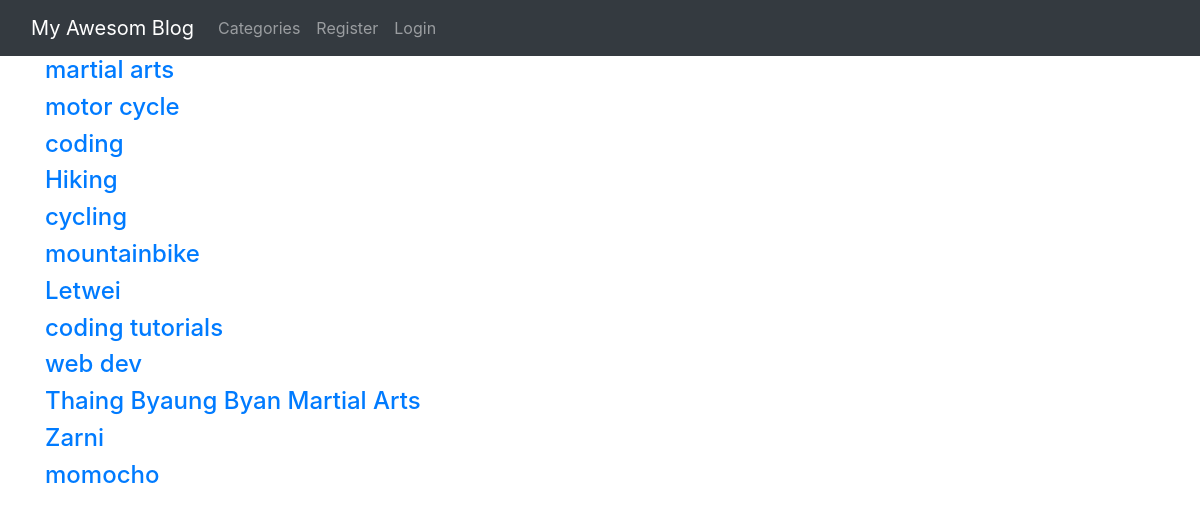
The page /category-list/ on the database its author committed.
### theblog/models.py (models this page shows, shortened)
class Category(models.Model):
    name = models.CharField(max_length=255)
    def __str__(self):
        return self.name

### theblog/views.py (the view)
# urls.py: path('category-list/',CategoryListView,name='category_list'),
def CategoryListView(request):
    cat_menu_list = Category.objects.all()
    return render(request,'category_list.html',{'cat_menu_list':cat_menu_list})

### theblog/templates/category_list.html (shortened to what this page needs)
{% extends 'base.html' %}
{% block content %}
    {% for item in cat_menu_list %}
        <h4>
            <a href="{% url 'category' item|slugify %}">{{item}}</a>
        </h4>
    {% endfor %}
{% endblock  %}

### rows shown on the page
Category: name "martial arts"
Category: name "motor cycle"
Category: name "coding"
Category: name "Hiking"
Category: name "cycling"
Category: name "mountainbike"
Category: name "Letwei"
Category: name "coding tutorials"
Category: name "web dev"
Category: name "Thaing Byaung Byan Martial Arts"
Category: name "Zarni"
Category: name "momocho"
